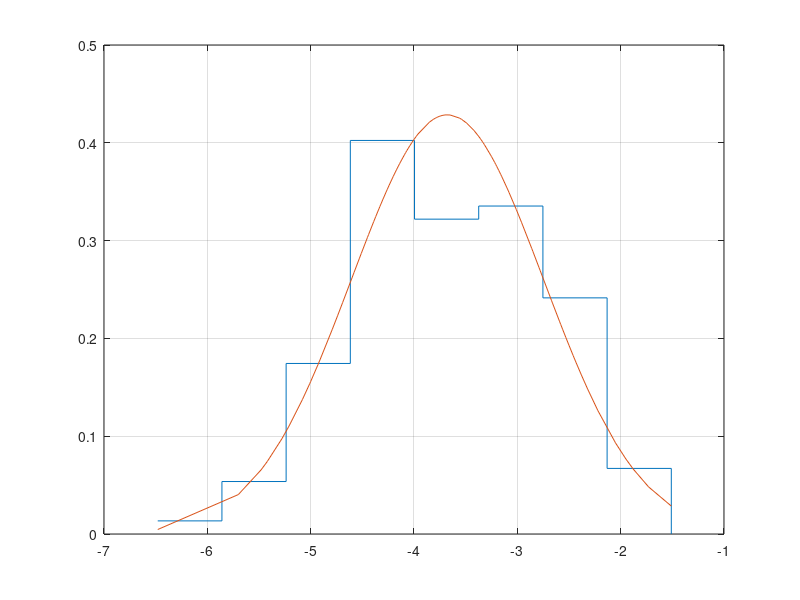
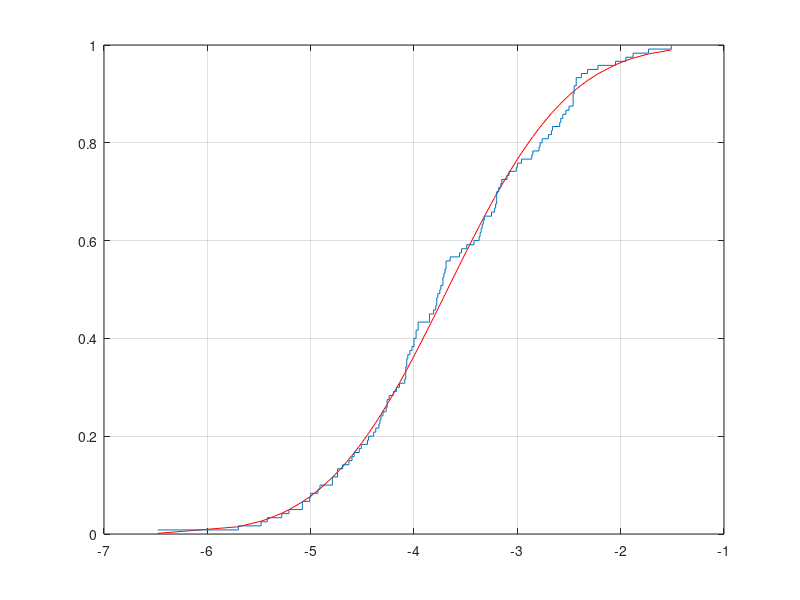

Write MATLAB code to recreate these figures, in order.
function lw1()
    clear all;
    
    X = readFromFile(); 
    X = sort(X);   
    
    minX = X(1);
    fprintf('Mmin = %s\n', num2str(minX));
    
    maxX = X(end);
    fprintf('Mmax = %s\n', num2str(maxX));

    R = maxX - minX;
    fprintf('R = %s\n', num2str(R));
    
    mu = expectation(X);
    fprintf('mu = %s\n', num2str(mu));
    
    sigmaSqr = populationVariance(X);
    fprintf('sigma^2 = %s\n', num2str(sigmaSqr));
    
    sSqr = unbiasedSampleVariance(X);
    fprintf('S^2: %s\n', num2str(sSqr));
    
    m = numberOfSubintervals(length(X));
    fprintf('m = %s\n ', num2str(m));
    
    intervals(X, m);    
    hold on;
    f(X, mu, sSqr);
    figure;
    
    F(X, mu, sSqr);
    hold on;
    empiricF(X);
end

function X = readFromFile()
    X = csvread('data.txt');
end

function m = numberOfSubintervals(size)
    m = floor(log2(size) + 2);
end

function mu = expectation(X)
    n   = length(X);
    sum = 0;

    for i = 1:n
        sum = sum + X(i);
    end
    
    mu = sum / n;
end

function sigmaSqr = populationVariance(X)
    n   = length(X);
    sum = 0;

    for i = 1:n
        sum = sum + (X(i))^2;
    end
    
    mu  = expectation(X);
    
    sigmaSqr = sum / n - mu^2;
end

function sSqr = unbiasedSampleVariance(X)
    sigmaSqr = populationVariance(X);
    n        = length(X); 

    sSqr = n / (n - 1) * sigmaSqr;
end

function intervals(X, m)
    count = zeros(1, m+1);  
    delta = (X(end) - X(1)) / m;
    
    J = X(1):delta:X(end);
    j = 1;
    n = length(X);
    
    for i = 1:n      
        if (j ~= m)
            if ((not (X(i) >= J(j) && X(i) < J(j+1))))
                j = j + 1;
                fprintf('[%.2f;%.2f)\t', J(j-1), J(j));
            end
        end
        count(j) = count(j) + 1;
    end;
    fprintf('[%2.2f;%2.2f]\n', J(m), J(m + 1));
    
    Xbuf = count(1:m+1);
    for i = 1:m+1
        Xbuf(i) = count(i) / (n*delta); 
    end
    
    stairs(J, Xbuf), grid;
end

function f(X, MX, DX)
    Y = 1 / sqrt(2*pi*DX) * exp( -power((X - MX), 2) / (2*DX));
    plot(X, Y);
end

function F(X, MX, DX)
    Y = 1/2 * (1 + erf((X - MX) / sqrt(2*DX))); 
    
    plot(X, Y, 'r');
end

function empiricF(X)
    n = length(X);
    Y = zeros(1, n);

    for i = 1:n
        Y(i) = i / n;
    end;    
    
    stairs(X, Y), grid;
end